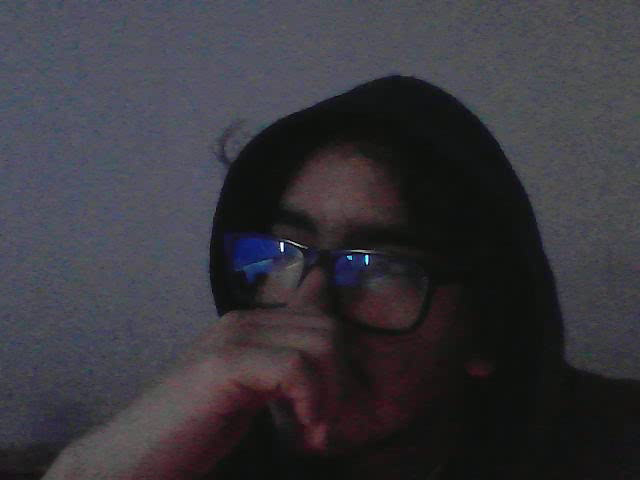
#> input picture frame 12 of Parcial 2/salida.avi, 640 x 480 px, given in place of video2.mp4, which was not available
$ python practica13.py
#> lines starting #> are read from the running program, lines starting #| are printed output that depends on the picture; after the words box and inside, x2 and y2 are one past the last pixel; in counts of white or black regions, pixels touching at a corner belong together; pictures that were not available may be replaced by others from this repository, and a replacement may not be noted
import cv2
import numpy as np
import imutils
from datetime import datetime
camara = cv2.VideoCapture("video2.mp4")
camara.set(cv2.CAP_PROP_FRAME_WIDTH, 640)
camara.set(cv2.CAP_PROP_FRAME_HEIGHT, 480)

while (True):
    f, frame = camara.read()
#> frame is the input picture: shape (480, 640, 3); mean B, G, R 60.8, 54.7, 56.3
    if f == False:
        break
    else:
        tiempo = datetime.now()
        frame = imutils.resize(frame, width=640)
        frame_gris = cv2.cvtColor(frame, cv2.COLOR_BGR2GRAY)

        hsv = cv2.cvtColor(frame, cv2.COLOR_BGR2HSV)
#> hsv: shape (480, 640, 3); mean H, S, V 101.7, 44.8, 63.7
        # rojo
        rojo1 = np.array([0, 60, 50])
        rojo2 = np.array([10, 255, 255])
        rojo3 = np.array([170, 60, 50])
        rojo4 = np.array([180, 255, 255])
        # negro
        negro1 = np.array([0, 0, 0])
        negro2 = np.array([180, 255, 50])
        mask1 = cv2.inRange(hsv, rojo1, rojo2)
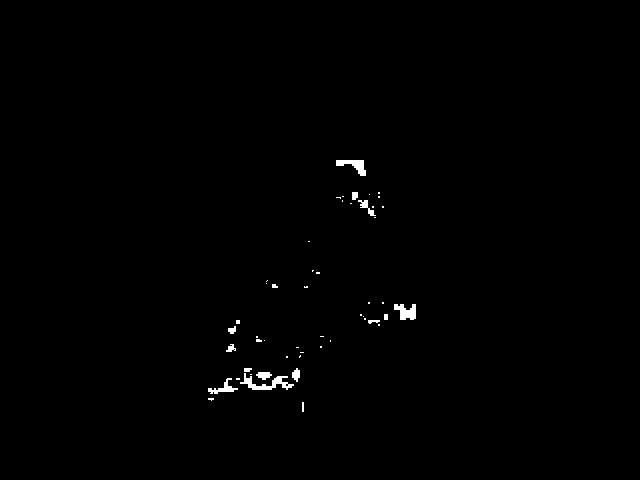
#> mask1: shape (480, 640); 0.54% white; 51 white regions (36 under 20 px), largest, box (x1, y1, x2, y2) and area: (240, 373, 294, 390) 333, (394, 304, 416, 320) 238, (336, 160, 366, 176) 232
        mask2 = cv2.inRange(hsv, rojo3, rojo4)
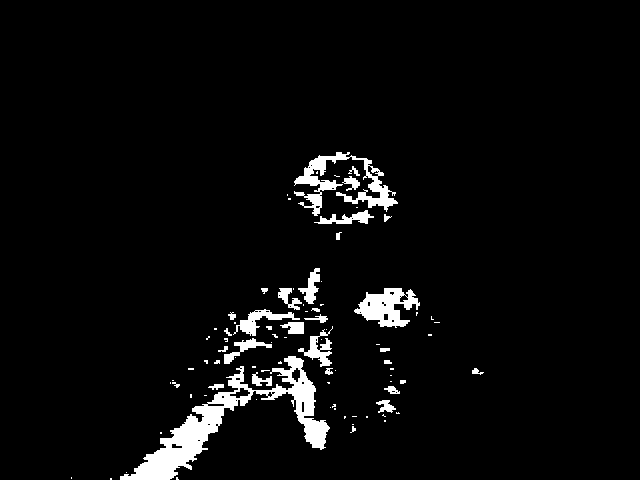
#> mask2: shape (480, 640); 4.3% white; 88 white regions (56 under 20 px), largest, box (x1, y1, x2, y2) and area: (120, 356, 330, 480) 5753, (294, 152, 398, 216) 1998, (354, 288, 420, 328) 1430
        mask3 = cv2.inRange(hsv, negro1, negro2)
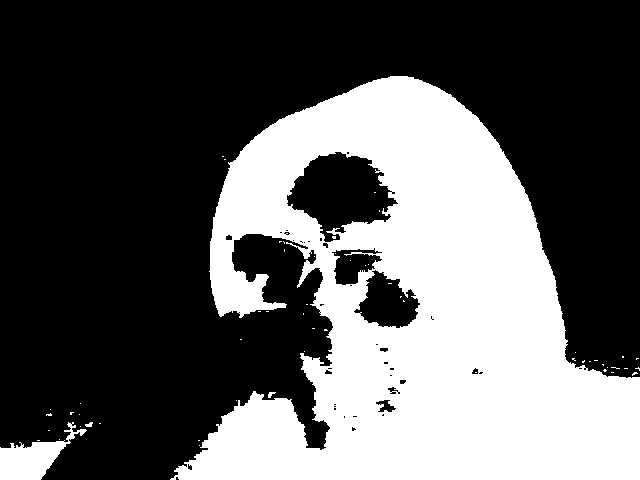
#> mask3: shape (480, 640); 35.7% white; 57 white regions (53 under 20 px), largest, box (x1, y1, x2, y2) and area: (170, 76, 640, 480) 107438, (0, 422, 87, 480) 2081, (268, 392, 276, 398) 27, (85, 422, 93, 427) 27
        mask = cv2.add(mask1, mask2)
#> mask: shape (480, 640); 4.8% white; 87 white regions (60 under 20 px), largest, box (x1, y1, x2, y2) and area: (120, 355, 330, 480) 6719, (294, 152, 398, 224) 2813, (354, 288, 420, 328) 1751
        mask = cv2.add(mask, mask3)
#> mask: shape (480, 640); 40.4% white; 79 white regions (70 under 20 px), largest, box (x1, y1, x2, y2) and area: (120, 76, 640, 480) 120899, (0, 422, 87, 480) 2081, (218, 338, 272, 364) 449
        kernel = np.ones((7,7),np.uint8)

        mask = cv2.morphologyEx(mask, cv2.MORPH_OPEN, kernel)
#> mask: shape (480, 640); 39.1% white; 9 white regions, largest, box (x1, y1, x2, y2) and area: (120, 76, 640, 480) 117360, (0, 441, 64, 480) 1876, (352, 192, 376, 208) 273
        mask = cv2.morphologyEx(mask, cv2.MORPH_CLOSE, kernel)
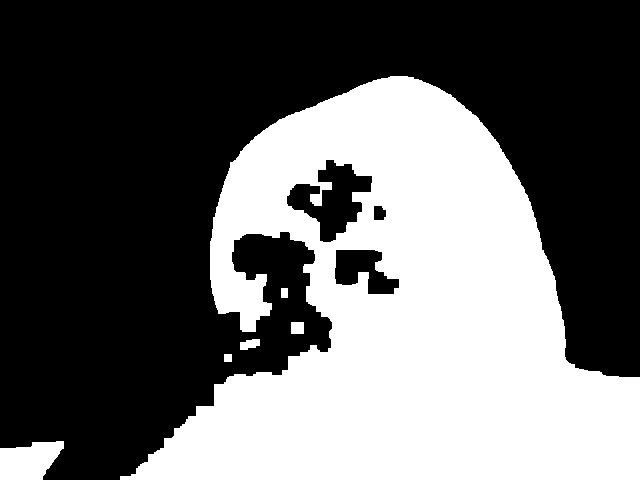
#> mask: shape (480, 640); 39.5% white; 6 white regions, box (x1, y1, x2, y2) and area: (120, 76, 640, 480) 119133, (0, 441, 64, 480) 1884, (240, 339, 260, 350) 164, (291, 322, 304, 334) 156, (281, 288, 288, 298) 70, (224, 354, 232, 362) 64
        resultado = cv2.bitwise_and(frame, frame, mask=mask)
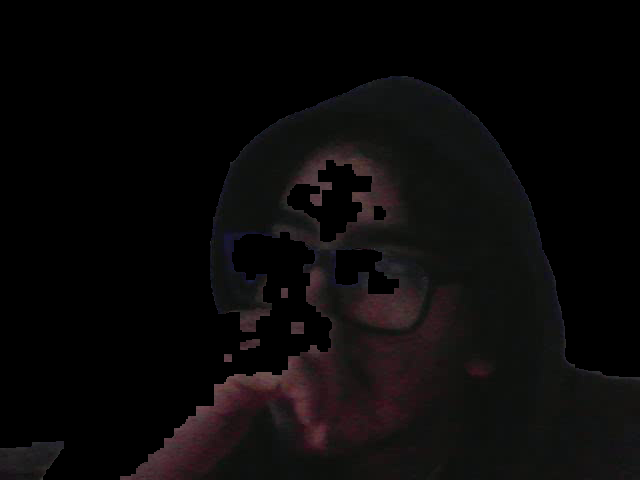
#> resultado: shape (480, 640, 3); mean B, G, R 8.9, 8.9, 10.6
        # resultado[mask > 0] = (10, 155, 25)
        frame_gris = cv2.cvtColor(frame_gris, cv2.COLOR_GRAY2BGR)
#> frame_gris: shape (480, 640, 3)
        frame_gris = cv2.add(frame_gris, resultado)
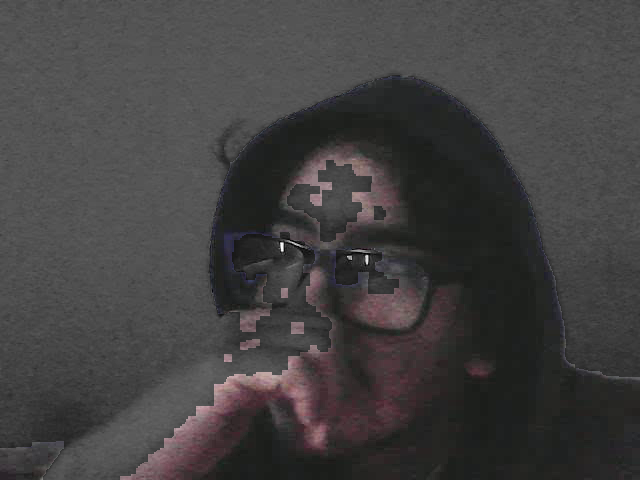
#> frame_gris: shape (480, 640, 3); mean B, G, R 64.7, 64.7, 66.4
        frame = cv2.add(frame, resultado)
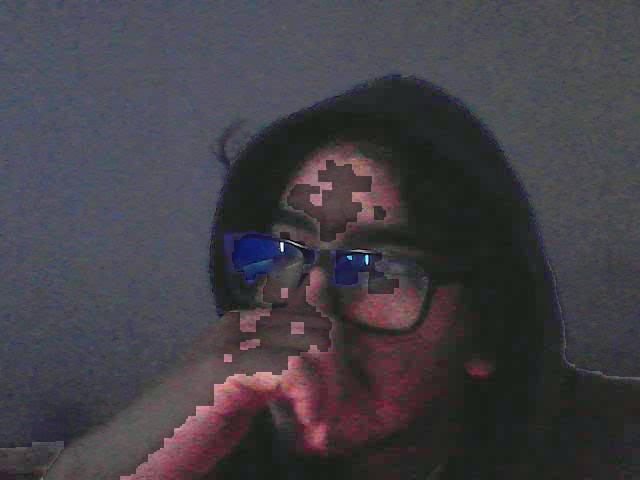
#> frame: shape (480, 640, 3); mean B, G, R 69.7, 63.6, 66.9


        cv2.namedWindow('Camara', cv2.WINDOW_NORMAL)
        cv2.imshow('Camara', frame)
        cv2.namedWindow('Camara Gris', cv2.WINDOW_NORMAL)
        # cv2.imshow('Camara Resultado', resultado)
        cv2.imshow('Camara Gris', frame_gris)

        if cv2.waitKey(1) & 0xFF == ord('s'):
#> (key q is pressed here)
            nombre = "archivo"+str(tiempo.second)+".jpg"
            cv2.imwrite(nombre, frame_gris)
    if cv2.waitKey(1) & 0xFF == ord('q'):
#> (key q is pressed here)
        break


camara.release()
cv2.destroyAllWindows()

$ run again, starting later in the video
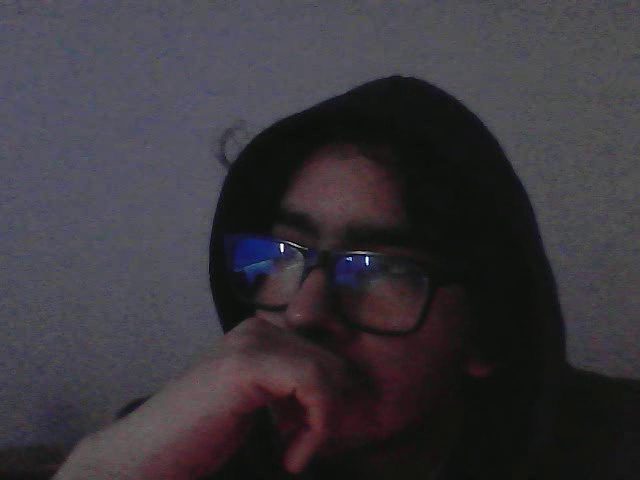
#> input picture frame 54 of Parcial 2/salida.avi, 640 x 480 px, given in place of video2.mp4, which was not available
#> frame is the input picture: shape (480, 640, 3); mean B, G, R 60.5, 54.7, 58.2
#> hsv: shape (480, 640, 3); mean H, S, V 104.8, 43.2, 64
#> `mask1 = cv2.inRange(hsv, rojo1, rojo2)`:
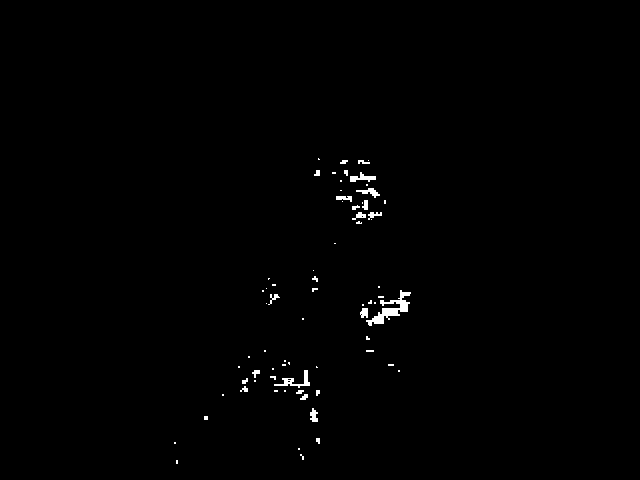
#> mask1: shape (480, 640); 0.63% white; 71 white regions (47 under 20 px), largest, box (x1, y1, x2, y2) and area: (366, 290, 411, 326) 495, (274, 370, 310, 388) 187, (350, 172, 376, 182) 128
#> mask2: shape (480, 640); 6% white; 72 white regions (54 under 20 px), largest, box (x1, y1, x2, y2) and area: (132, 270, 333, 480) 10544, (290, 152, 395, 236) 3947, (354, 333, 414, 388) 1459
#> mask3: shape (480, 640); 35.1% white; 47 white regions (42 under 20 px), largest, box (x1, y1, x2, y2) and area: (188, 76, 640, 480) 105115, (0, 435, 78, 480) 2300, (115, 396, 150, 419) 252, (66, 428, 78, 434) 48, (68, 418, 78, 422) 23
#> `frame = cv2.add(frame, resultado)`:
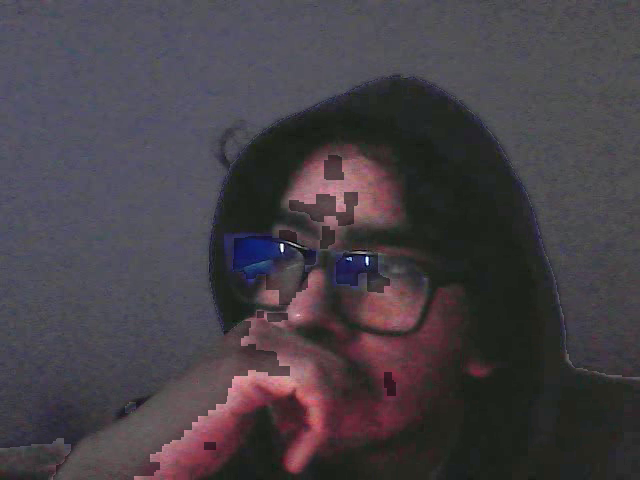
#> frame: shape (480, 640, 3); mean B, G, R 70.3, 64.4, 70.3

$ run again, starting later in the video
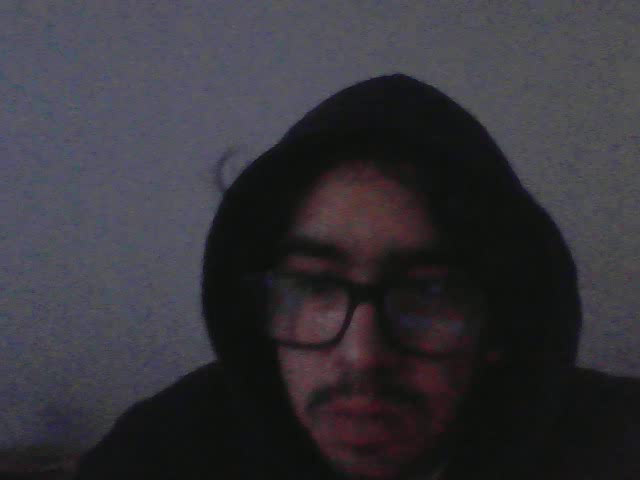
#> input picture frame 96 of Parcial 2/salida.avi, 640 x 480 px, given in place of video2.mp4, which was not available
#> frame is the input picture: shape (480, 640, 3); mean B, G, R 58, 52.1, 54
#> hsv: shape (480, 640, 3); mean H, S, V 101.9, 41.2, 60.4
#> `mask1 = cv2.inRange(hsv, rojo1, rojo2)`:
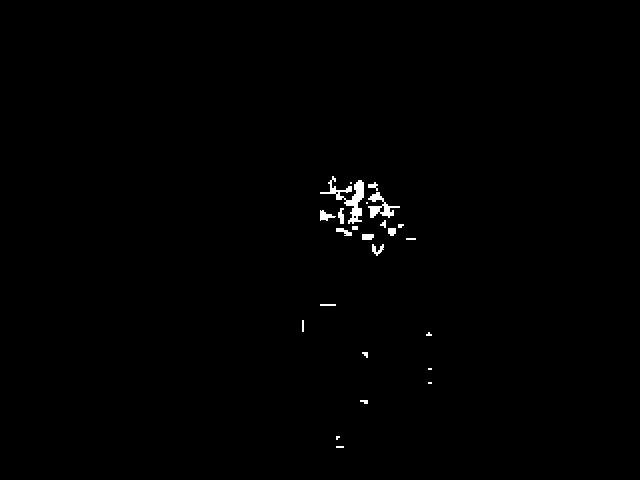
#> mask1: shape (480, 640); 0.54% white; 24 white regions (7 under 20 px), largest, box (x1, y1, x2, y2) and area: (320, 176, 364, 224) 606, (368, 192, 400, 218) 328, (320, 210, 336, 221) 93
#> mask2: shape (480, 640); 4.4% white; 39 white regions (27 under 20 px), largest, box (x1, y1, x2, y2) and area: (300, 166, 422, 282) 5145, (280, 348, 388, 462) 3701, (348, 304, 376, 374) 1187
#> mask3: shape (480, 640); 41.5% white; 31 white regions (26 under 20 px), largest, box (x1, y1, x2, y2) and area: (0, 74, 640, 480) 127262, (333, 412, 352, 419) 81, (336, 440, 348, 450) 65, (89, 424, 97, 432) 30, (72, 428, 81, 432) 30
#> `frame_gris = cv2.add(frame_gris, resultado)`:
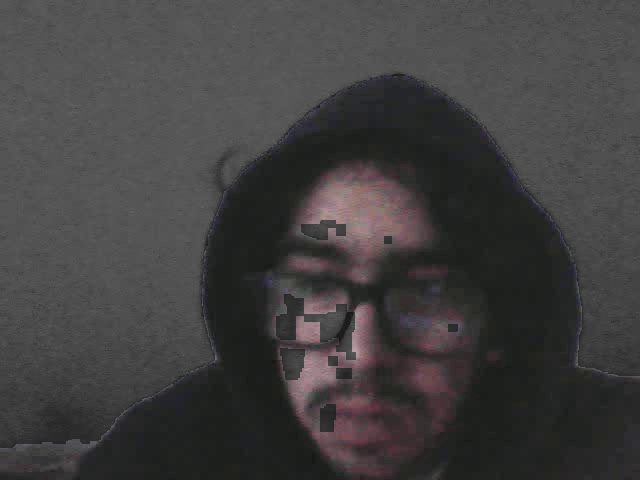
#> frame_gris: shape (480, 640, 3); mean B, G, R 63.9, 63.8, 65.3
